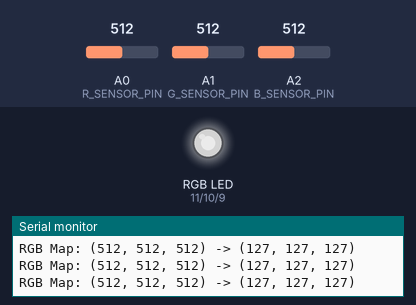
A program run on a simulated Arduino Uno, built with avr-gcc and run on an emulated ATmega328P. Shown: an RGB LED mixed from three pins (HIGH = lit), the last lines printed to the serial monitor. The test bench sets the inputs (shaded band); at power-on: A0 (R_SENSOR_PIN) = 512, A1 (G_SENSOR_PIN) = 512, A2 (B_SENSOR_PIN) = 512. Dim RGB values are drawn brighter than linear.

Above: at 1.2 s.
1.3 s: A0 (R_SENSOR_PIN) set to 716
At 2.7 s:
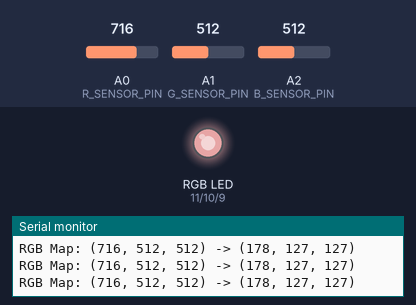
3.0 s: A1 (G_SENSOR_PIN) set to 716
At 4.0 s:
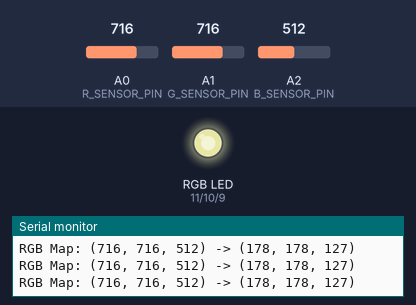
4.6 s: A2 (B_SENSOR_PIN) set to 105
At 5.7 s:
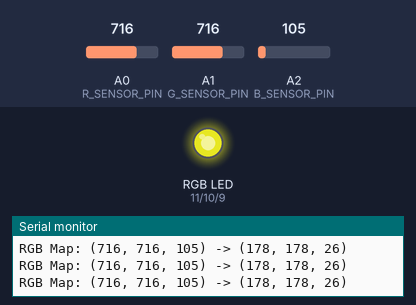
6.2 s: A2 (B_SENSOR_PIN) set to 94
At 7.1 s:
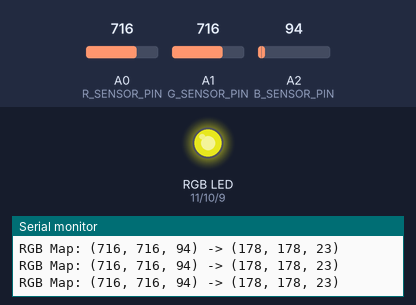
7.8 s: A2 (B_SENSOR_PIN) set to 11
At 8.8 s:
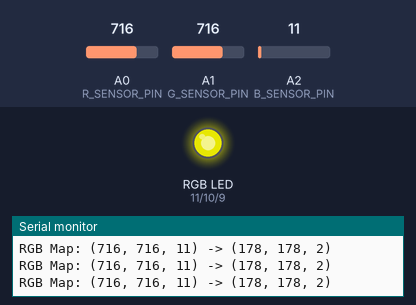
10.8 s: A2 (B_SENSOR_PIN) set to 8
At 12.2 s:
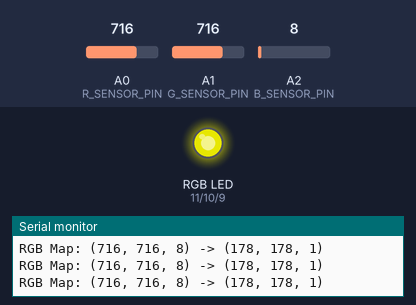
Timing chart, 0 to 13.8 s (numbered marks = the images above; inputs shaded):
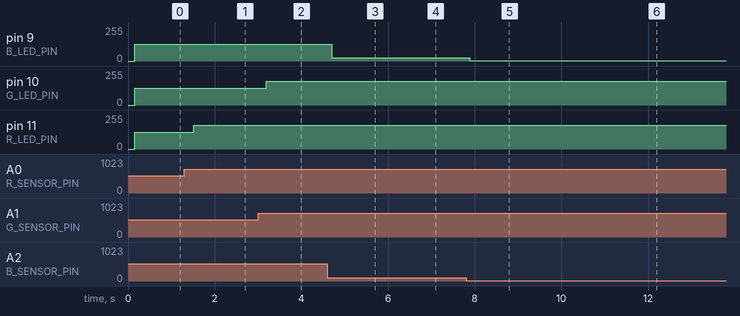

Measured:
- after the input at 1.3 s, pin 11 (R_LED_PIN): 127/255 → 178/255 after 0.22 s
- after the input at 3.0 s, pin 10 (G_LED_PIN): 127/255 → 178/255 after 0.19 s
- after the input at 4.6 s, pin 9 (B_LED_PIN): 127/255 → 26/255 after 0.10 s
- after the input at 6.2 s, pin 9 (B_LED_PIN): 26/255 → 23/255 after 0.17 s
- after the input at 7.8 s, pin 9 (B_LED_PIN): 23/255 → 2/255 after 0.09 s
- after the input at 10.8 s, pin 9 (B_LED_PIN): 2/255 → 1/255 after 0.12 s

The program:

main.cpp
```cpp
#include <Arduino.h>

#define R_SENSOR_PIN A0
#define G_SENSOR_PIN A1
#define B_SENSOR_PIN A2

#define R_LED_PIN 11
#define G_LED_PIN 10
#define B_LED_PIN 9

// put function declarations here:
void setupPins();

void setup() {
  // put your setup code here, to run once:
  Serial.begin(9600);

  setupPins();
}

void loop() {
  // put your main code here, to run repeatedly:
  int rAdc = analogRead(R_SENSOR_PIN);
  delay(50);
  int gAdc = analogRead(G_SENSOR_PIN);
  delay(50);
  int bAdc = analogRead(B_SENSOR_PIN);
  delay(50);

  Serial.print("RGB Map: (");
  Serial.print(rAdc);
  Serial.print(", ");
  Serial.print(gAdc);
  Serial.print(", ");
  Serial.print(bAdc);
  Serial.print(") -> (");

  // Map to LED brightness (0-255)
  int rLed = map(rAdc, 0, 1023, 0, 255);
  int gLed = map(gAdc, 0, 1023, 0, 255);
  int bLed = map(bAdc, 0, 1023, 0, 255);

  Serial.print(rLed);
  Serial.print(", ");
  Serial.print(gLed);
  Serial.print(", ");
  Serial.print(bLed);
  Serial.println(")");

  analogWrite(R_LED_PIN, rLed);
  analogWrite(G_LED_PIN, gLed);
  analogWrite(B_LED_PIN, bLed);
}

// put function definitions here:
void setupPins() {
  pinMode(R_SENSOR_PIN, INPUT);
  pinMode(G_SENSOR_PIN, INPUT);
  pinMode(B_SENSOR_PIN, INPUT);

  pinMode(R_LED_PIN, OUTPUT);
  pinMode(G_LED_PIN, OUTPUT);
  pinMode(B_LED_PIN, OUTPUT);
}
```
